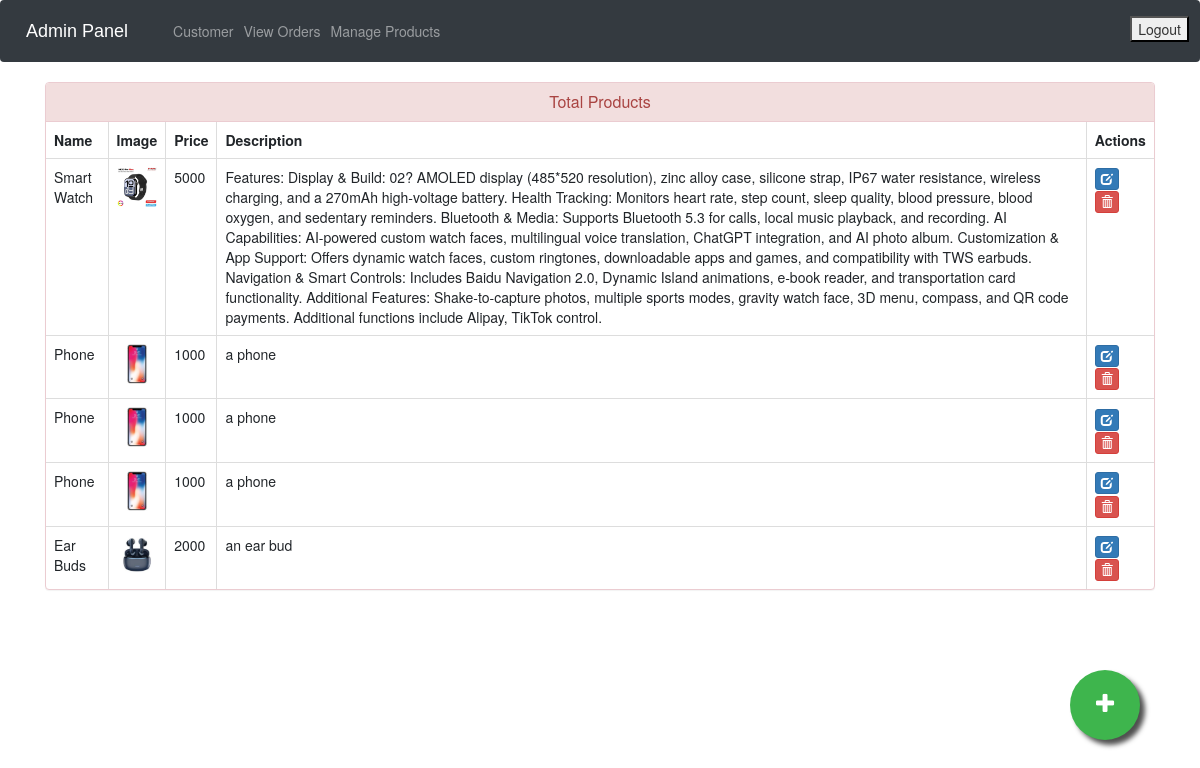
The page /admin-products (signed in) on the database as committed earlier.
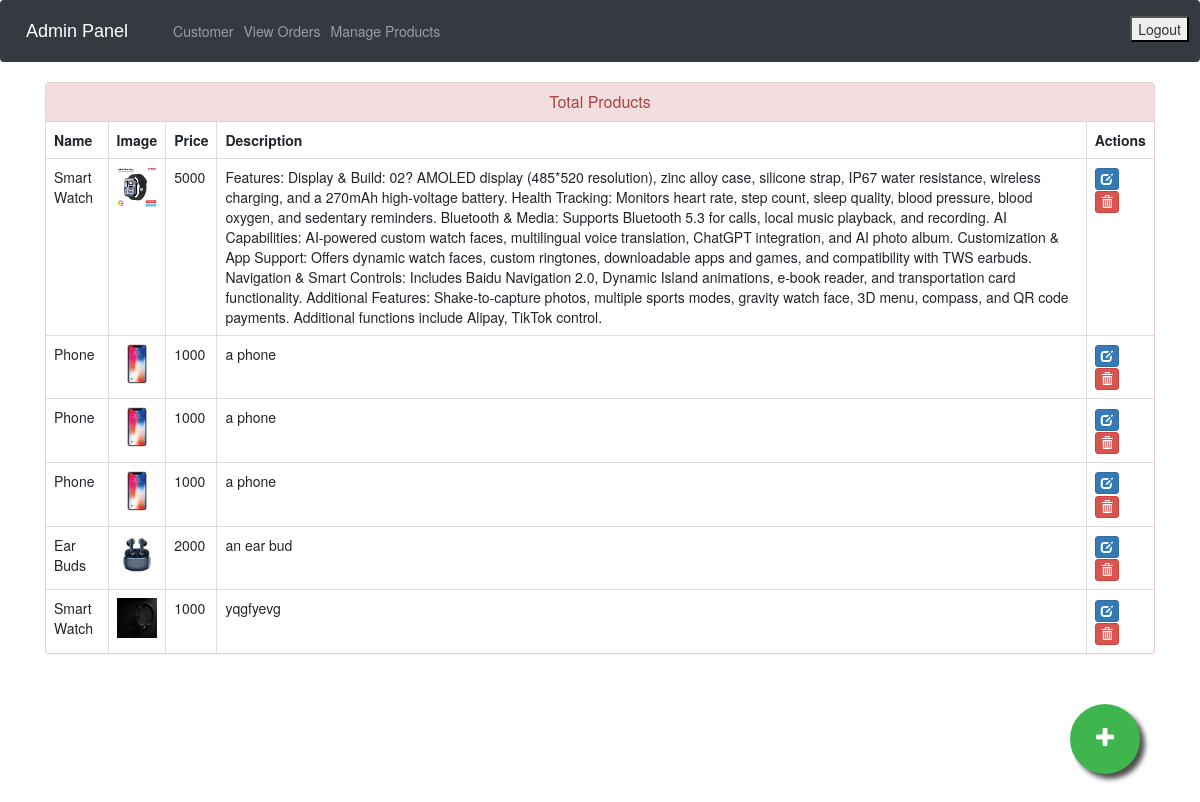
The same page on the database as committed later.
### ecom/models.py (models this page shows, shortened)
class Product(models.Model):
    name = models.CharField(max_length=500)
    product_image = models.ImageField(upload_to='product_image/', null=True, blank=True, default="-")
    additional_image1 = models.ImageField(upload_to='product_image/other/', null=True, blank=True)
    additional_image2 = models.ImageField(upload_to='product_image/other/', null=True, blank=True)
    additional_image3 = models.ImageField(upload_to='product_image/other/', null=True, blank=True)
    additional_image4 = models.ImageField(upload_to='product_image/other/', null=True, blank=True)
    price = models.PositiveIntegerField()
    discount = models.PositiveIntegerField(null=True, blank=True, help_text="Discount Price")
    description = RichTextField()
    short_description = RichTextField(null=True, blank=True)
    stock = models.PositiveIntegerField(default=0)
    category = models.ForeignKey(Category, on_delete=models.CASCADE, related_name='products', default=1)
    sub_category = models.ForeignKey(Sub_category, on_delete=models.CASCADE, related_name='products', default=1)
    is_digital = models.BooleanField(default=False)
    featured = models.BooleanField(default=False)
    popular = models.BooleanField(default=False)
    colors = models.ManyToManyField(Color, blank=True, related_name='products')  # Added color options
    free_delivery = models.BooleanField(default=False)
    priority = models.IntegerField(default=1000)
    popular_priority = models.IntegerField(default=1000)
    feautered_priority = models.IntegerField(default=1000)
    exclusive = models.BooleanField(default=False, help_text="Select this product to display exclusively")

### ecom/views.py (the view)
# urls.py: path('admin-products', views.admin_products_view,name='admin-products'),
@login_required(login_url='adminlogin')
def admin_products_view(request):
    products=models.Product.objects.all()
    return render(request,'ecom/admin_products.html',{'products':products})

### ecom/context_processors.py (called while the page is built)
def categories_context(request):
    categories = Category.objects.prefetch_related('sub_category').all()
    return {'categories': categories}

### templates/ecom/admin_products.html (shortened to what this page needs)
{% extends 'ecom/admin_base.html' %}
{% load static %}
{% block content %}
<head>
  <link href="//netdna.bootstrapcdn.com/bootstrap/3.0.0/css/bootstrap.min.css" rel="stylesheet" id="bootstrap-css">
</head>
<div class="container">
  <div class="panel panel-danger">
    <div class="panel-heading">
      <h6 class="panel-title">Total Products</h6>
    </div>
    <table class="table table-hover table-bordered" id="dev-table">
      <thead>
        <tr>
          <th>Name</th>
          <th>Image</th>
          <th>Price</th>
          <th>Description</th>
          <th>Actions</th>
        </tr>
      </thead>
      {% for p in products %}
  {% if p %}
      <tr>
        <td> {{p.name}}</td>
        <td> <img src="{% static p.product_image.url %}" alt="Profile Pic" height="40px" width="40px" /></td>
        <td>{{p.price}}</td>
        <td>{{p.description}}</td>
        <td><a class="btn btn-primary btn-xs" href="{% url 'update-product' p.id  %}"><span class="glyphicon glyphicon-edit"></span></a>
          <a class="btn btn-danger btn-xs" href="{% url 'delete-product' p.id  %}"><span class="glyphicon glyphicon-trash"></span></a></td>
      </tr>
      {%else%}
      <br><br><br>
      <h1>No Products!!</h1>
      {% endif %}
      {% endfor %}
    </table>
  </div>
</div>
<a href="/admin-add-product" class="float">
<i class="fa fa-plus my-float"></i>
</a>
{% endblock content %}

Rows that differ between the two databases and show on the page:
added Product: name "Smart Watch", product_image (picture), price "1000", description "yqgfyevg"
